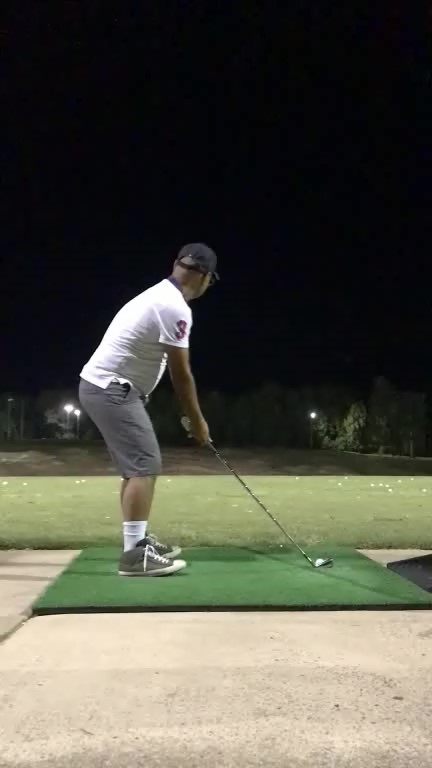
#> input picture assets/test1_frame0.jpg, 432 x 768 px
$ python -i image_operation.py   (imports and definitions only)
#> lines starting #> are read from the running program, lines starting #| are printed output that depends on the picture; after the words box and inside, x2 and y2 are one past the last pixel; in counts of white or black regions, pixels touching at a corner belong together
#> further down, picture is the input picture: shape (768, 432, 3); mean B, G, R 69.9, 81, 81.4
'''
Wrapper around cv2 algorithm.
Keep it generic.
'''

import cv2
import numpy as np
import logging

from golftracker import geom

class CannyEdgeDetection:
    def __init__(self):
        # Default arguments
        self.gaussian_blur_kernel = (7,7)
        self.bin_threshold = 125
        self.bin_maxvalue = 255
        self.canny_threshold1 = 100
        self.canny_threshold2 = 200
        self.dilate_kernel = (5, 5)

    def process(self, img):
        img_blur = cv2.GaussianBlur(img, self.gaussian_blur_kernel , 1)
        # this converts it to single channel
        img_gray = cv2.cvtColor(img_blur, cv2.COLOR_BGR2GRAY)
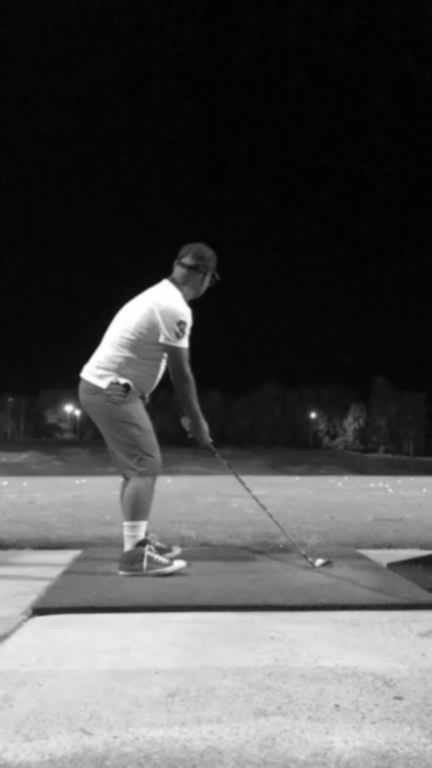
#> img_gray: shape (768, 432); min 2, max 255, mean 79.8
        img_thresh = cv2.threshold(img_gray, self.bin_threshold, self.bin_maxvalue, cv2.THRESH_BINARY_INV)[1]
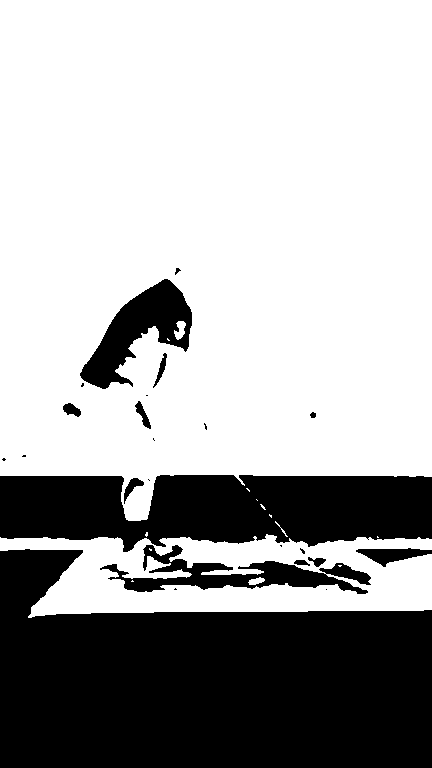
#> img_thresh: shape (768, 432); 67.2% white; 24 black regions (11 under 20 px), largest, box (x1, y1, x2, y2) and area: (0, 549, 432, 768) 70790, (0, 475, 432, 552) 26337, (80, 279, 192, 389) 5221
        img_canny = cv2.Canny(img_thresh, self.canny_threshold1, self.canny_threshold2)
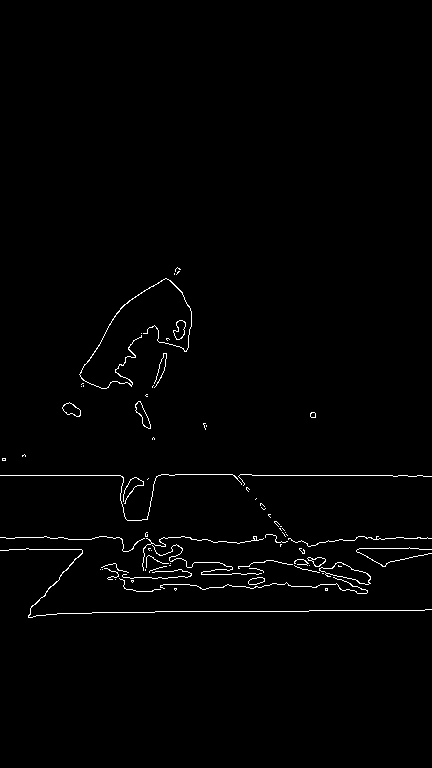
#> img_canny: shape (768, 432); 1.2% white in thin lines or dots, all inside (x1, y1, x2, y2) = (0, 267, 432, 618)
        kernel = np.ones(self.dilate_kernel)
        img_dil = cv2.dilate(img_canny, kernel, iterations=1)
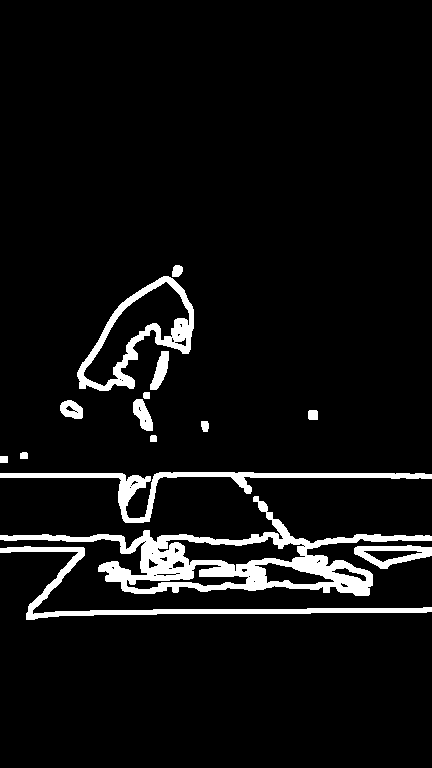
#> img_dil: shape (768, 432); 6.5% white; 15 white regions, largest, box (x1, y1, x2, y2) and area: (0, 496, 432, 596) 9644, (0, 472, 432, 523) 3213, (0, 546, 432, 620) 3058
        # Convert single channel to 3 channel
        return cv2.merge((img_dil, img_dil, img_dil))

    def run(self, frames):
        return list(map(self.process, frames))

class HoughLineDetector:
    def __init__(self):
        self.rho = 1  # distance resolution in pixels of the Hough grid
        self.theta = np.pi / 180  # angular resolution in radians of the Hough grid
        self.threshold = 15  # minimum number of votes (intersections in Hough grid cell)
        self.min_line_length = 50  # minimum number of pixels making up a line
        self.max_line_gap = 20  # maximum gap in pixels between connectable line segments

    def process(self, single_channel_img):
        # Run Hough on edge detected image
        # Output "lines" is an array containing endpoints of detected line segments
        lines = cv2.HoughLinesP(single_channel_img, self.rho, self.theta, self.threshold, np.array([]),
                    self.min_line_length, self.max_line_gap)

        # Convert to a flat array of lines.
        result = []
        for line in lines:
            for x1, y1, x2, y2 in line:
                result.append((x1, y1, x2, y2))
        return result

    def run(self, frames):
        return list(map(self.process, frames))

>>> import cv2
>>> picture = cv2.imread('../assets/test1_frame0.jpg')
>>> result = CannyEdgeDetection().process(picture)
